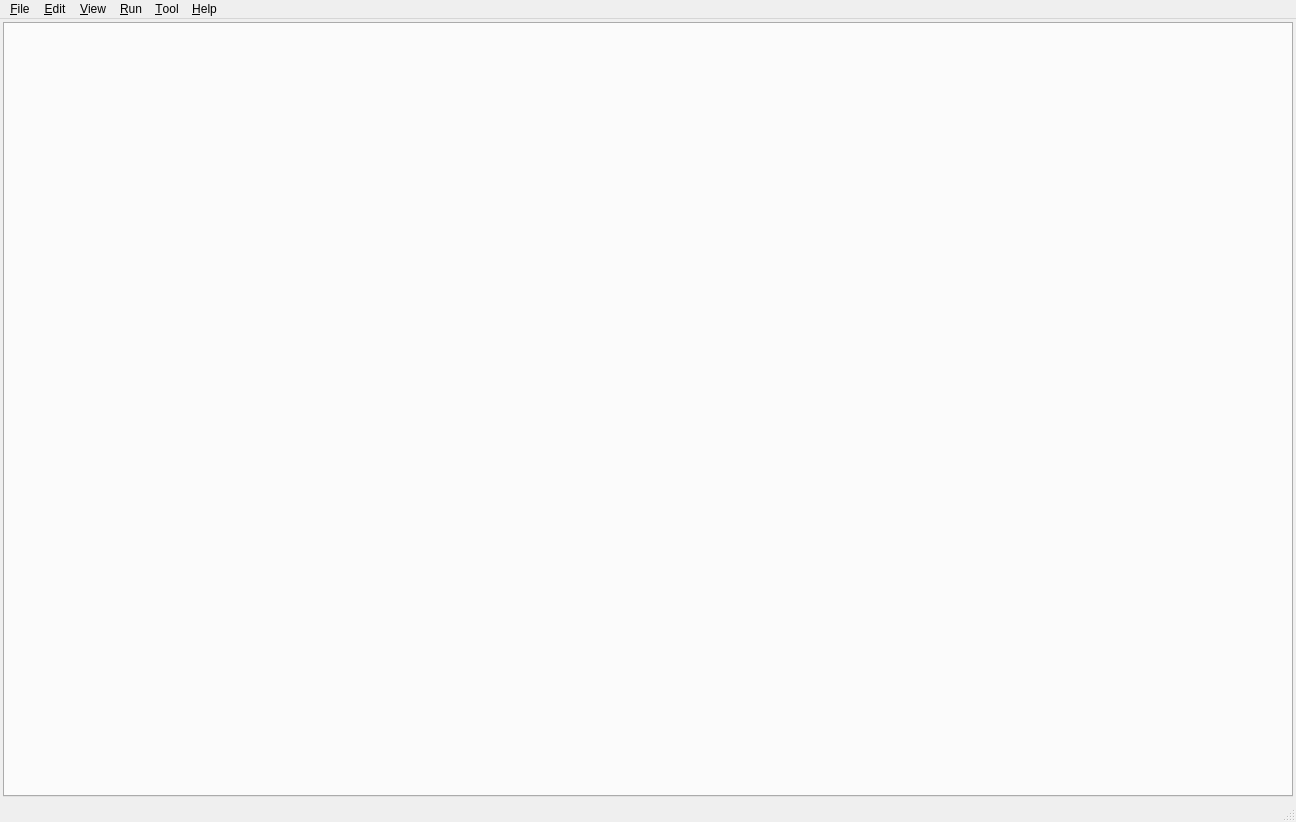
<?xml version="1.0" encoding="UTF-8"?>
<ui version="4.0">
 <class>DesignerMain</class>
 <widget class="QMainWindow" name="DesignerMain">
  <property name="geometry">
   <rect>
    <x>0</x>
    <y>0</y>
    <width>1296</width>
    <height>822</height>
   </rect>
  </property>
  <property name="windowTitle">
   <string>Desinger</string>
  </property>
  <widget class="QWidget" name="centralwidget">
   <layout class="QVBoxLayout" name="verticalLayout">
    <property name="spacing">
     <number>3</number>
    </property>
    <property name="margin">
     <number>3</number>
    </property>
    <item>
     <widget class="QTabWidget" name="ui_TabWidget">
      <property name="currentIndex">
       <number>-1</number>
      </property>
      <property name="tabsClosable">
       <bool>true</bool>
      </property>
      <property name="movable">
       <bool>true</bool>
      </property>
     </widget>
    </item>
   </layout>
  </widget>
  <widget class="QMenuBar" name="menubar">
   <property name="geometry">
    <rect>
     <x>0</x>
     <y>0</y>
     <width>1296</width>
     <height>21</height>
    </rect>
   </property>
   <widget class="QMenu" name="menuFile">
    <property name="title">
     <string>&amp;File</string>
    </property>
    <addaction name="newMenuBtn"/>
    <addaction name="openMenuBtn"/>
    <addaction name="saveMenuBtn"/>
    <addaction name="saveAsMenuBtn"/>
    <addaction name="separator"/>
    <addaction name="exitMenuBtn"/>
   </widget>
   <widget class="QMenu" name="menuEdit">
    <property name="title">
     <string>&amp;Edit</string>
    </property>
   </widget>
   <widget class="QMenu" name="menuView">
    <property name="title">
     <string>&amp;View</string>
    </property>
   </widget>
   <widget class="QMenu" name="menuRun">
    <property name="title">
     <string>&amp;Run</string>
    </property>
   </widget>
   <widget class="QMenu" name="menuTool">
    <property name="title">
     <string>&amp;Tool</string>
    </property>
   </widget>
   <widget class="QMenu" name="menuHelp">
    <property name="title">
     <string>&amp;Help</string>
    </property>
   </widget>
   <addaction name="menuFile"/>
   <addaction name="menuEdit"/>
   <addaction name="menuView"/>
   <addaction name="menuRun"/>
   <addaction name="menuTool"/>
   <addaction name="menuHelp"/>
  </widget>
  <widget class="QStatusBar" name="statusbar"/>
  <action name="saveMenuBtn">
   <property name="text">
    <string>저장(&amp;S)</string>
   </property>
   <property name="shortcut">
    <string>Ctrl+S</string>
   </property>
  </action>
  <action name="newMenuBtn">
   <property name="text">
    <string>새로 만들기(&amp;N)</string>
   </property>
   <property name="shortcut">
    <string>Ctrl+N</string>
   </property>
  </action>
  <action name="openMenuBtn">
   <property name="text">
    <string>열기(&amp;O)</string>
   </property>
   <property name="shortcut">
    <string>Ctrl+O</string>
   </property>
  </action>
  <action name="saveAsMenuBtn">
   <property name="text">
    <string>다른 이름으로 저장(&amp;A)</string>
   </property>
  </action>
  <action name="exitMenuBtn">
   <property name="text">
    <string>끝내기(&amp;X)</string>
   </property>
  </action>
 </widget>
 <resources/>
 <connections/>
</ui>
